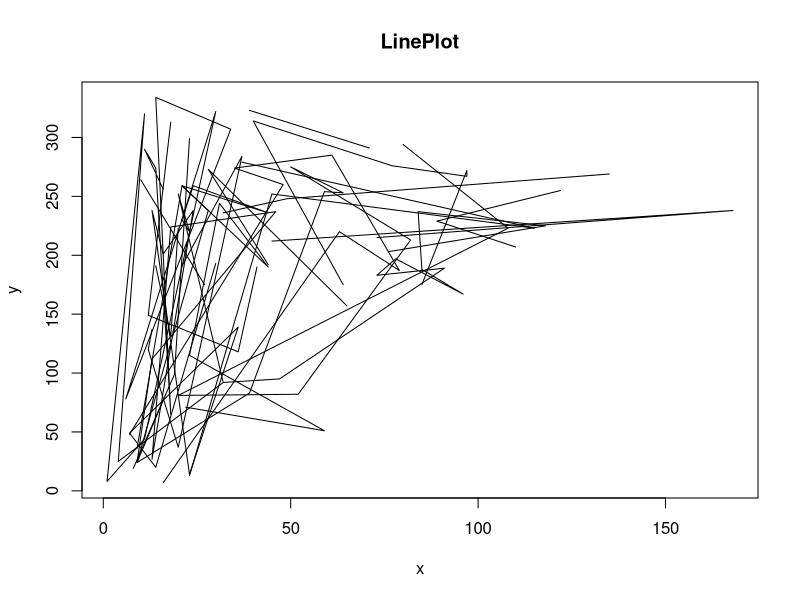
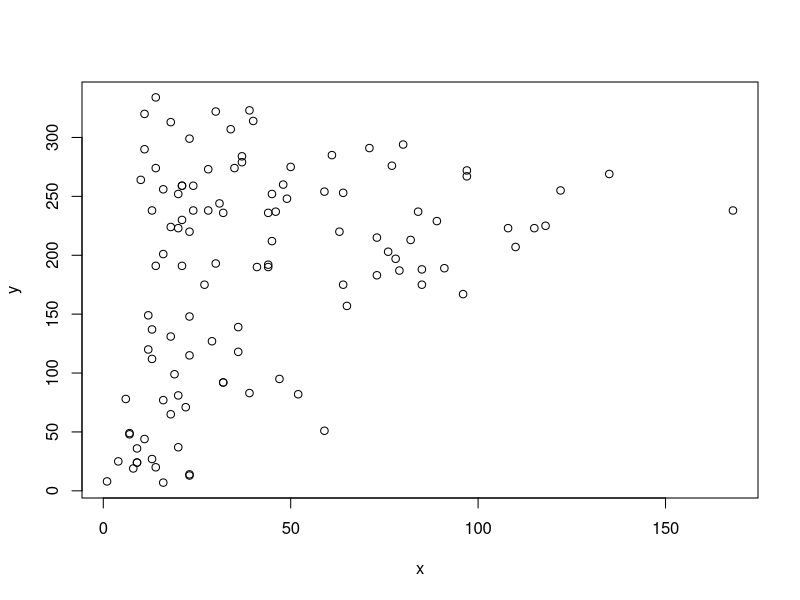

Reproduce these figures in R, in order.
# General things

Make.power <- function(n) {
  Pow <- function(x){
    x^n
  }
  Pow
} 
Square <- Make.power(2)
Cube <- Make.power(3)

print(Square(10))


# Code 1
make.LogFn <- function(base) {
  LogFn <- function(x){
    log(x, base = base)
  }
  LogFn
}

Log15 <- make.LogFn(15)
Log15(256)

# Code 2

make.CustomGraph <- function(type) {
  PlotFn <- function(x,y, ... ){
    plot(x, y, type=type, ...)
  }
  PlotFn
}

LinePlot <- make.CustomGraph(type='l')
ScatterPlot <- make.CustomGraph(type = 'p')

LinePlot(airquality[,1], airquality[,2],main = "LinePlot")
ScatterPlot(airquality[,1], airquality[,2])

# Code 3 : Make a function for cuberoot

CubeRoot <- function(x){
  x^(1/3)
}

CubeRoot(27)

# Make a function which makes Custom Root function

Make.CustomRoot <- function(Root){
  RootFn <- function(x){
    x^(1/Root)
  }
}

FourRoot <- Make.CustomRoot(4)
FourRoot(16)

FiveRoot <- Make.CustomRoot(5)
FiveRoot(32)



y <- 10

f <- function(x){
  y <- 2
  y*2 + g(x)
}

g <- function(x){
  x*y
}

f(3)